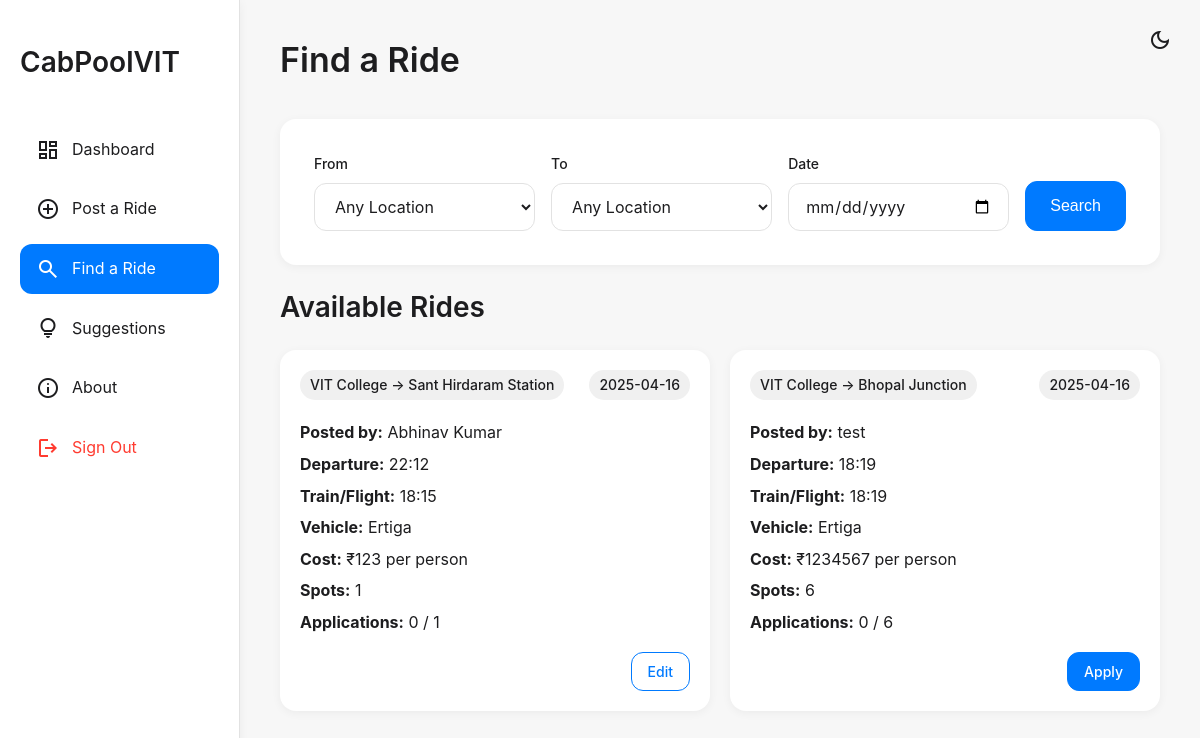
Screenshot of /find-ride (signed in) with the database file from the repository.
### tables this page shows
CREATE TABLE rides (
        id INTEGER PRIMARY KEY AUTOINCREMENT,
        user_id INTEGER NOT NULL,
        name TEXT NOT NULL,
        mobile TEXT NOT NULL,
        date TEXT NOT NULL,
        train_flight_time TEXT NOT NULL,
        departure_time TEXT NOT NULL,
        start_location TEXT NOT NULL,
        destination TEXT NOT NULL,
        people_required INTEGER NOT NULL,
        cost_per_person INTEGER NOT NULL,
        vehicle_type TEXT NOT NULL,
        whatsapp_group_link TEXT NOT NULL,
        created_at TIMESTAMP DEFAULT CURRENT_TIMESTAMP,
        FOREIGN KEY (user_id) REFERENCES users (id)
    );

### app.py (the view)
@app.route('/find-ride', methods=['GET', 'POST'])
def find_ride():
    if 'user_id' not in session:
        return redirect(url_for('login'))
    user_id = session['user_id']
    locations = [
        "Sant Hirdaram Station",
        "Bhopal Station",
        "Rani Kamlapati",
        "Bhopal Airport",
        "Indore Airport",
        "VIT College"
    ]
    conn = sqlite3.connect('rides.db')
    conn.row_factory = sqlite3.Row
    c = conn.cursor()
    if request.method == 'POST':
        start_location = request.form.get('start_location')
        destination = request.form.get('destination')
        ride_date = request.form.get('date')
        query = """
            SELECT r.*, u.email as owner_email, COUNT(a.id) as applications_count
            FROM rides r
            JOIN users u ON r.user_id = u.id
            LEFT JOIN applications a ON r.id = a.ride_id
            WHERE 1=1
        """
        params = []
        if start_location and start_location != "Any":
            query += " AND r.start_location = ?"
            params.append(start_location)
        if destination and destination != "Any":
            query += " AND r.destination = ?"
            params.append(destination)
        if ride_date:
            query += " AND r.date = ?"
            params.append(ride_date)
        query += " GROUP BY r.id ORDER BY r.date ASC"
        c.execute(query, params)
        rides = c.fetchall()
    else:
        today = date.today().strftime("%Y-%m-%d")
        c.execute("""
            SELECT r.*, u.email as owner_email, COUNT(a.id) as applications_count
            FROM rides r
            JOIN users u ON r.user_id = u.id
            LEFT JOIN applications a ON r.id = a.ride_id
            WHERE r.date >= ?
            GROUP BY r.id
            ORDER BY r.date ASC
        """, (today,))
        rides = c.fetchall()
    c.execute("SELECT ride_id FROM applications WHERE user_id = ?", (user_id,))
    applied_ride_ids = [row[0] for row in c.fetchall()]
    conn.close()
    return render_template('find_ride.html',
                           rides=rides,
                           locations=locations,
                           applied_ride_ids=applied_ride_ids,
                           user_id=user_id)

### templates/find_ride.html (shortened to what this page needs)
<!DOCTYPE html>
<html lang="en">
<head>
    <link rel="stylesheet" href="{{ url_for('static', filename='styles.css') }}">
</head>
<body>
    <div class="theme-toggle-container">
        <button id="theme-toggle" class="theme-toggle" aria-label="Toggle dark mode">
            <span class="material-symbols-outlined dark-icon">dark_mode</span>
        </button>
    </div>
    <div class="container">
        <div class="sidebar" id="sidebar">
            <div class="sidebar-header">
                <h2>CabPoolVIT</h2>
            </div>
            <div class="sidebar-content">
                <nav class="sidebar-menu">
                    <a href="{{ url_for('dashboard') }}">
                        <span class="material-symbols-outlined">dashboard</span>
                        Dashboard
                    </a>
                    <a href="{{ url_for('post_ride') }}">
                        <span class="material-symbols-outlined">add_circle</span>
                        Post a Ride
                    </a>
                    <a href="{{ url_for('find_ride') }}" class="active">
                        <span class="material-symbols-outlined">search</span>
                        Find a Ride
                    </a>
                    <a href="{{ url_for('suggestions') }}">
                        <span class="material-symbols-outlined">lightbulb</span>
                        Suggestions
                    </a>
                    <a href="{{ url_for('about') }}">
                        <span class="material-symbols-outlined">info</span>
                        About
                    </a>
                    <a href="{{ url_for('logout') }}" class="logout">
                        <span class="material-symbols-outlined">logout</span>
                        Sign Out
                    </a>
                </nav>
            </div>
        </div>
        <div class="content">
            <div class="top-bar">
                <h1>Find a Ride</h1>
            </div>
            <div class="search-card">
                <form action="{{ url_for('find_ride') }}" method="post" class="search-form">
                    <div class="search-filters">
                        <div class="filter-group">
                            <label for="start_location">From</label>
                            <select id="start_location" name="start_location">
                                <option value="Any">Any Location</option>
                            </select>
                        </div>
                        <div class="filter-group">
                            <label for="destination">To</label>
                            <select id="destination" name="destination">
                                <option value="Any">Any Location</option>
                            </select>
                        </div>
                        <div class="filter-group">
                            <label for="date">Date</label>
                            <input type="date" id="date" name="date">
                        </div>
                        <button type="submit" class="btn btn-primary">Search</button>
                    </div>
                </form>
            </div>
            <div class="rides-section">
                <h2>Available Rides</h2>
                {% if rides|length > 0 %}
                    <div class="rides-container">
                        {% for ride in rides %}
                            <div class="ride-card">
                                <div class="ride-header">
                                    <span class="badge">{{ ride['start_location'] }} → {{ ride['destination'] }}</span>
                                    <span class="badge">{{ ride['date'] }}</span>
                                </div>
                                <div class="ride-body">
                                    <p><strong>Posted by:</strong> {{ ride['name'] }}</p>
                                    <p><strong>Departure:</strong> {{ ride['departure_time'] }}</p>
                                    {% if ride['train_flight_time'] %}
                                        <p><strong>Train/Flight:</strong> {{ ride['train_flight_time'] }}</p>
                                    {% endif %}
                                    <p><strong>Vehicle:</strong> {{ ride['vehicle_type'] }}</p>
                                    <p><strong>Cost:</strong> ₹{{ ride['cost_per_person'] }} per person</p>
                                    <p><strong>Spots:</strong> {{ ride['people_required'] }}</p>
                                    <p><strong>Applications:</strong> {{ ride['applications_count'] }} / {{ ride['people_required'] }}</p>
                                </div>
                                <div class="ride-actions">
                                    {% if ride['user_id'] == user_id %}
                                        <a href="{{ url_for('edit_ride', ride_id=ride['id']) }}" class="btn btn-sm btn-outline">Edit</a>
                                    {% elif ride['id'] in applied_ride_ids %}
                                        <a href="{{ url_for('leave_ride', ride_id=ride['id']) }}" class="btn btn-sm btn-danger">Leave Ride</a>
                                    {% elif ride['applications_count'] >= ride['people_required'] %}
                                        <button class="btn btn-sm btn-disabled" disabled>Ride Full</button>
                                    {% else %}
                                        <a href="{{ url_for('apply_ride', ride_id=ride['id']) }}" class="btn btn-sm btn-primary">Apply</a>
                                    {% endif %}
                                </div>
                            </div>
                        {% endfor %}
                    </div>
                {% else %}
                    <p class="empty-state">No rides available for the selected filters.</p>
                    <div class="empty-state-actions">
                        <a href="{{ url_for('post_ride') }}" class="btn btn-primary">Post a New Ride</a>
                    </div>
                {% endif %}
            </div>
        </div>
    </div>
</body>
</html>

### rows the page displays
rides: start_location "VIT College", destination "Sant Hirdaram Station", date "2025-04-16", name "Abhinav Kumar", departure_time "22:12", train_flight_time "18:15", vehicle_type "Ertiga", cost_per_person "123", people_required "1", applications_count "0"
rides: start_location "VIT College", destination "Bhopal Junction", date "2025-04-16", name "test", departure_time "18:19", train_flight_time "18:19", vehicle_type "Ertiga", cost_per_person "1234567", people_required "6", applications_count "0"
